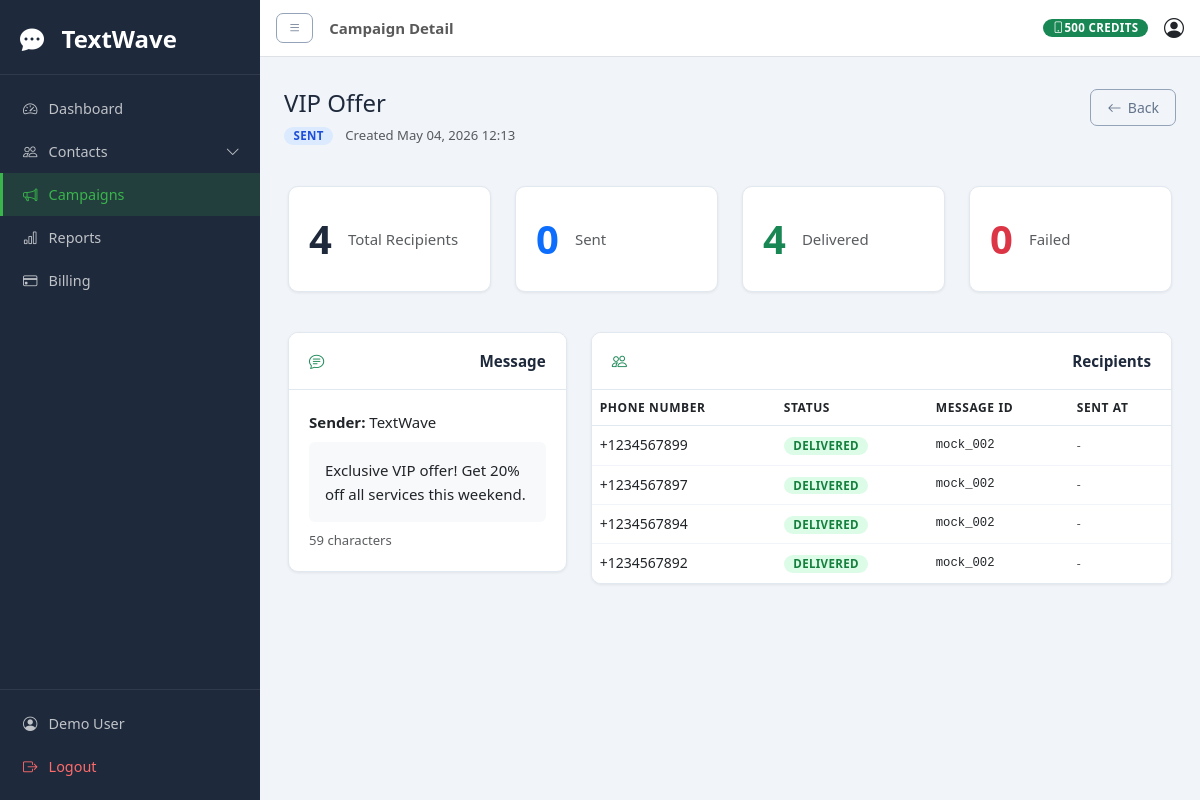
/campaigns/2/ (signed in), run on the app's committed database.
### apps/accounts/models.py (models this page shows, shortened)
class UserProfile(models.Model):
    user = models.OneToOneField(User, on_delete=models.CASCADE, related_name='profile')
    phone = models.CharField(max_length=20, blank=True)
    company = models.CharField(max_length=100, blank=True)
    sms_balance = models.IntegerField(default=0)
    api_key = models.CharField(max_length=64, unique=True, default='')
    sender_id = models.CharField(max_length=11, default='TextWave')
    created_at = models.DateTimeField(auto_now_add=True)
    updated_at = models.DateTimeField(auto_now=True)

### apps/campaigns/models.py (models this page shows, shortened)
class Campaign(models.Model):
    STATUS_CHOICES = [
        ('draft', 'Draft'), ('scheduled', 'Scheduled'), ('sending', 'Sending'),
        ('sent', 'Sent'), ('failed', 'Failed'),
    ]
    name = models.CharField(max_length=200)
    message = models.TextField()
    sender_id = models.CharField(max_length=11, default='TextWave')
    status = models.CharField(max_length=20, choices=STATUS_CHOICES, default='draft')
    scheduled_at = models.DateTimeField(null=True, blank=True)
    user = models.ForeignKey(User, on_delete=models.CASCADE, related_name='campaigns')
    created_at = models.DateTimeField(auto_now_add=True)
    updated_at = models.DateTimeField(auto_now=True)
    class Meta:
        ordering = ['-created_at']
    def total_recipients(self):
        return self.recipients.count()
    def sent_count(self):
        return self.recipients.filter(status='sent').count()
    def delivered_count(self):
        return self.recipients.filter(status='delivered').count()
    def failed_count(self):
        return self.recipients.filter(status='failed').count()
    def pending_count(self):
        return self.recipients.filter(status='pending').count()

class CampaignRecipient(models.Model):
    STATUS_CHOICES = [
        ('pending', 'Pending'), ('sent', 'Sent'), ('delivered', 'Delivered'), ('failed', 'Failed'),
    ]
    campaign = models.ForeignKey(Campaign, on_delete=models.CASCADE, related_name='recipients')
    phone_number = models.CharField(max_length=20)
    status = models.CharField(max_length=20, choices=STATUS_CHOICES, default='pending')
    message_id = models.CharField(max_length=100, blank=True)
    sent_at = models.DateTimeField(null=True, blank=True)
    created_at = models.DateTimeField(auto_now_add=True)

### apps/campaigns/views.py (the view)
# urls.py: path('<int:pk>/', views.campaign_detail, name='campaign_detail'),
@login_required
def campaign_detail(request, pk):
    campaign = get_object_or_404(Campaign, pk=pk, user=request.user)
    recipients = campaign.recipients.all()
    paginator = Paginator(recipients, 15)
    page_obj = paginator.get_page(request.GET.get('page'))
    stats = {
        'total': campaign.total_recipients(),
        'sent': campaign.sent_count(),
        'delivered': campaign.delivered_count(),
        'failed': campaign.failed_count(),
        'pending': campaign.pending_count(),
    }
    return render(request, 'campaigns/campaign_detail.html', {'campaign': campaign, 'page_obj': page_obj, 'stats': stats})

### templates/campaigns/campaign_detail.html (shortened to what this page needs)
{% extends 'base.html' %}
{% block page_title %}Campaign Detail{% endblock %}
{% block content %}
<div class="d-flex justify-content-between align-items-start mb-4">
    <div>
        <h4 class="mb-1">{{ campaign.name }}</h4>
        <span class="badge badge-{{ campaign.status }} me-2">{{ campaign.get_status_display }}</span>
        <span class="text-muted small">Created {{ campaign.created_at|date:"M d, Y H:i" }}</span>
    </div>
    <div class="d-flex gap-2">
        <a href="{% url 'campaigns:campaign_list' %}" class="btn btn-outline-secondary">
            <i class="bi bi-arrow-left"></i> Back
        </a>
    </div>
</div>
<div class="row g-4 mb-4">
    <div class="col-sm-6 col-lg-3">
        <div class="stat-card text-center">
            <div class="fs-1 fw-bold">{{ stats.total }}</div>
            <div class="text-muted">Total Recipients</div>
        </div>
    </div>
    <div class="col-sm-6 col-lg-3">
        <div class="stat-card text-center">
            <div class="fs-1 fw-bold text-primary">{{ stats.sent }}</div>
            <div class="text-muted">Sent</div>
        </div>
    </div>
    <div class="col-sm-6 col-lg-3">
        <div class="stat-card text-center">
            <div class="fs-1 fw-bold text-success">{{ stats.delivered }}</div>
            <div class="text-muted">Delivered</div>
        </div>
    </div>
    <div class="col-sm-6 col-lg-3">
        <div class="stat-card text-center">
            <div class="fs-1 fw-bold text-danger">{{ stats.failed }}</div>
            <div class="text-muted">Failed</div>
        </div>
    </div>
</div>
<div class="row g-4">
    <div class="col-lg-4">
        <div class="card">
            <div class="card-header d-flex align-items-center gap-2">
                <i class="bi bi-chat-text text-success"></i>
                <span>Message</span>
            </div>
            <div class="card-body">
                <p class="mb-2"><strong>Sender:</strong> {{ campaign.sender_id }}</p>
                <div class="bg-light rounded p-3">{{ campaign.message }}</div>
                <div class="text-muted small mt-2">{{ campaign.message|length }} characters</div>
            </div>
        </div>
    </div>
    <div class="col-lg-8">
        <div class="card">
            <div class="card-header d-flex align-items-center gap-2">
                <i class="bi bi-people text-success"></i>
                <span>Recipients</span>
            </div>
            <div class="card-body p-0">
                <div class="table-responsive">
                    <table class="table table-hover mb-0">
                        <thead>
                            <tr>
                                <th>Phone Number</th>
                                <th>Status</th>
                                <th>Message ID</th>
                                <th>Sent At</th>
                            </tr>
                        </thead>
                        <tbody>
                            {% for recipient in page_obj %}
                            <tr>
                                <td>{{ recipient.phone_number }}</td>
                                <td>
                                    <span class="badge badge-{{ recipient.status }}">{{ recipient.get_status_display }}</span>
                                </td>
                                <td class="font-monospace small">{{ recipient.message_id|default:"-" }}</td>
                                <td class="text-muted small">{{ recipient.sent_at|date:"M d H:i"|default:"-" }}</td>
                            </tr>
                            {% empty %}
                            <tr>
                                <td colspan="4" class="text-center text-muted py-3">No recipients</td>
                            </tr>
                            {% endfor %}
                        </tbody>
                    </table>
                </div>
            </div>
        </div>
    </div>
</div>
{% endblock %}

### templates/base.html (shortened to what this page needs)
{% load static %}
<!DOCTYPE html>
<html lang="en">
<head>
    <link rel="stylesheet" href="https://cdn.jsdelivr.net/npm/bootstrap@5.3.0/dist/css/bootstrap.min.css">
    <link rel="stylesheet" href="https://cdn.jsdelivr.net/npm/bootstrap-icons@1.11.0/font/bootstrap-icons.css">
    <link rel="stylesheet" href="{% static 'css/main.css' %}">
</head>
<body>
    <div class="d-flex" id="wrapper">
        <nav id="sidebar" class="sidebar">
            <div class="sidebar-brand">
                <i class="bi bi-chat-dots-fill text-white me-2" style="font-size: 1.5rem;"></i>
                <span class="text-white fw-bold fs-4">TextWave</span>
            </div>
            <ul class="sidebar-nav list-unstyled">
                <li>
                    <a href="{% url 'core:dashboard' %}" class="sidebar-link {% if request.resolver_match.url_name == 'dashboard' %}active{% endif %}">
                        <i class="bi bi-speedometer2"></i> Dashboard
                    </a>
                </li>
                <li>
                    <a href="#contactsSubmenu" data-bs-toggle="collapse" class="sidebar-link">
                        <i class="bi bi-people"></i> Contacts <i class="bi bi-chevron-down ms-auto"></i>
                    </a>
                </li>
                <li>
                    <a href="{% url 'campaigns:campaign_list' %}" class="sidebar-link {% if request.resolver_match.namespace == 'campaigns' %}active{% endif %}">
                        <i class="bi bi-megaphone"></i> Campaigns
                    </a>
                </li>
                <li>
                    <a href="{% url 'reports:report_list' %}" class="sidebar-link {% if request.resolver_match.namespace == 'reports' %}active{% endif %}">
                        <i class="bi bi-bar-chart"></i> Reports
                    </a>
                </li>
                <li>
                    <a href="{% url 'billing:billing' %}" class="sidebar-link {% if request.resolver_match.namespace == 'billing' %}active{% endif %}">
                        <i class="bi bi-credit-card"></i> Billing
                    </a>
                </li>
            </ul>
            <div class="sidebar-footer">
                <a href="{% url 'accounts:profile' %}" class="sidebar-link">
                    <i class="bi bi-person-circle"></i> {{ request.user.get_full_name|default:request.user.username }}
                </a>
                <a href="{% url 'accounts:logout' %}" class="sidebar-link" style="color: #ff6b6b;">
                    <i class="bi bi-box-arrow-right"></i> Logout
                </a>
            </div>
        </nav>
        <div id="page-content-wrapper" class="flex-grow-1">
            <nav class="navbar navbar-expand-lg navbar-light bg-white border-bottom px-3">
                <button id="menu-toggle" class="btn btn-sm btn-outline-secondary me-3">
                    <i class="bi bi-list"></i>
                </button>
                <span class="navbar-text fw-semibold">{% block page_title %}{% endblock %}</span>
                <div class="ms-auto d-flex align-items-center gap-3">
                    <span class="badge bg-success">
                        <i class="bi bi-phone"></i> {{ request.user.profile.sms_balance }} credits
                    </span>
                    <a href="{% url 'accounts:profile' %}" class="text-decoration-none text-dark">
                        <i class="bi bi-person-circle fs-5"></i>
                    </a>
                </div>
            </nav>
            <div class="container-fluid px-4 py-3">
                {% block content %}{% endblock %}
            </div>
        </div>
    </div>
</body>
</html>

### static/css/main.css (style rules this page uses)
*, *::before, *::after { box-sizing: border-box; margin: 0; padding: 0; }
html { font-size: 16px; }
body { font-family: 'Segoe UI', system-ui, -apple-system, BlinkMacSystemFont, sans-serif; font-size: 0.9375rem; line-height: 1.6; color: #1e293b; background: #f1f5f9; }
a { color: #39B54B; text-decoration: none; }
ul { list-style: none; padding: 0; margin: 0; }
#wrapper { display: flex; min-height: 100vh; }
#sidebar { width: 260px; min-height: 100vh; background: #1e293b; display: flex; flex-direction: column; flex-shrink: 0; position: sticky; top: 0; height: 100vh; overflow-y: auto; transition: width 0.25s ease; z-index: 100; }
#page-content-wrapper { flex: 1; min-width: 0; display: flex; flex-direction: column; }
.sidebar-brand { padding: 1.25rem 1.25rem 1rem; border-bottom: 1px solid rgba(255,255,255,0.08); display: flex; align-items: center; gap: 0.6rem; white-space: nowrap; }
.sidebar-nav { flex: 1; padding: 0.75rem 0; overflow-y: auto; }
.sidebar-link { display: flex; align-items: center; gap: 0.7rem; padding: 0.62rem 1.25rem; color: rgba(255,255,255,0.72); text-decoration: none; font-size: 0.9rem; font-weight: 500; border-left: 3px solid transparent; transition: all 0.15s; white-space: nowrap; }
.sidebar-link.active { background: rgba(57,181,75,0.15); color: #39B54B; border-left-color: #39B54B; }
.sidebar-footer { padding: 0.75rem 0; border-top: 1px solid rgba(255,255,255,0.08); }
.card { background: #fff; border: 1px solid #e2e8f0; border-radius: 10px; box-shadow: 0 1px 3px rgba(0,0,0,0.07); overflow: hidden; }
.card-header { padding: 1rem 1.25rem; border-bottom: 1px solid #e2e8f0; background: #fff; font-weight: 600; font-size: 0.95rem; color: #1e293b; display: flex; align-items: center; justify-content: space-between; gap: 0.5rem; }
.card-body { padding: 1.25rem; }
.stat-card { background: #fff; border: 1px solid #e2e8f0; border-radius: 10px; padding: 1.25rem; display: flex; align-items: center; gap: 1rem; box-shadow: 0 1px 3px rgba(0,0,0,0.07); }
.btn { display: inline-flex; align-items: center; gap: 0.4rem; padding: 0.45rem 1rem; border-radius: 7px; border: 1px solid transparent; font-size: 0.875rem; font-weight: 500; cursor: pointer; text-decoration: none; transition: all 0.15s; line-height: 1.5; white-space: nowrap; }
.btn-sm { padding: 0.3rem 0.7rem; font-size: 0.8rem; }
.btn-outline-secondary { background: transparent; border-color: #94a3b8; color: #64748b; }
.badge { display: inline-flex; align-items: center; padding: 0.2rem 0.6rem; border-radius: 20px; font-size: 0.72rem; font-weight: 600; letter-spacing: 0.03em; text-transform: uppercase; }
.badge-success, .badge-delivered { background: #dcfce7; color: #15803d; }
.badge-info, .badge-sent { background: #dbeafe; color: #1d4ed8; }
table { width: 100%; border-collapse: collapse; font-size: 0.875rem; }
thead th { background: #f8fafc; padding: 0.7rem 1rem; text-align: left; font-size: 0.75rem; font-weight: 700; text-transform: uppercase; letter-spacing: 0.05em; color: #64748b; border-bottom: 1px solid #e2e8f0; white-space: nowrap; }
tbody td { padding: 0.8rem 1rem; border-bottom: 1px solid #f1f5f9; color: #374151; vertical-align: middle; }
tbody tr:last-child td { border-bottom: none; }
.row { display: flex; flex-wrap: wrap; margin: -0.5rem; }
.d-flex { display: flex; }
.gap-2 { gap: 0.5rem; }
.gap-3 { gap: 0.75rem; }
.text-center { text-align: center; }
.text-muted { color: #64748b; }
.text-success { color: #39B54B; }
.text-danger { color: #ef4444; }
.text-white { color: #fff; }
.fw-bold { font-weight: 700; }
.fw-semibold { font-weight: 600; }
.mt-2 { margin-top: 0.5rem; }
.mb-1 { margin-bottom: 0.25rem; }
.mb-2 { margin-bottom: 0.5rem; }
.mb-4 { margin-bottom: 1rem; }
.p-3 { padding: 0.75rem; }
.px-3 { padding-left: 0.75rem; padding-right: 0.75rem; }
.rounded { border-radius: 8px; }
.bg-white { background: #fff; }
.bg-light { background: #f8fafc; }
.bg-success { background: #39B54B; color: #fff; }

### data on the page
Campaign: name "VIP Offer", status "SENT", created_at "May 04, 2026 12:13", sender_id "TextWave", message "Exclusive VIP offer! Get 20% off all services this weekend.", message|length "59"
CampaignRecipient: phone_number "+1234567899", status "DELIVERED", message_id "mock_002", sent_at "-"
CampaignRecipient: phone_number "+1234567897", status "DELIVERED", message_id "mock_002", sent_at "-"
CampaignRecipient: phone_number "+1234567894", status "DELIVERED", message_id "mock_002", sent_at "-"
CampaignRecipient: phone_number "+1234567892", status "DELIVERED", message_id "mock_002", sent_at "-"

### other printed values
{{ request.user.get_full_name|default:request.user.username }} "Demo User"
{{ request.user.profile.sms_balance }} "500"
{{ stats.total }} "4"
{{ stats.sent }} "0"
{{ stats.delivered }} "4"
{{ stats.failed }} "0"
